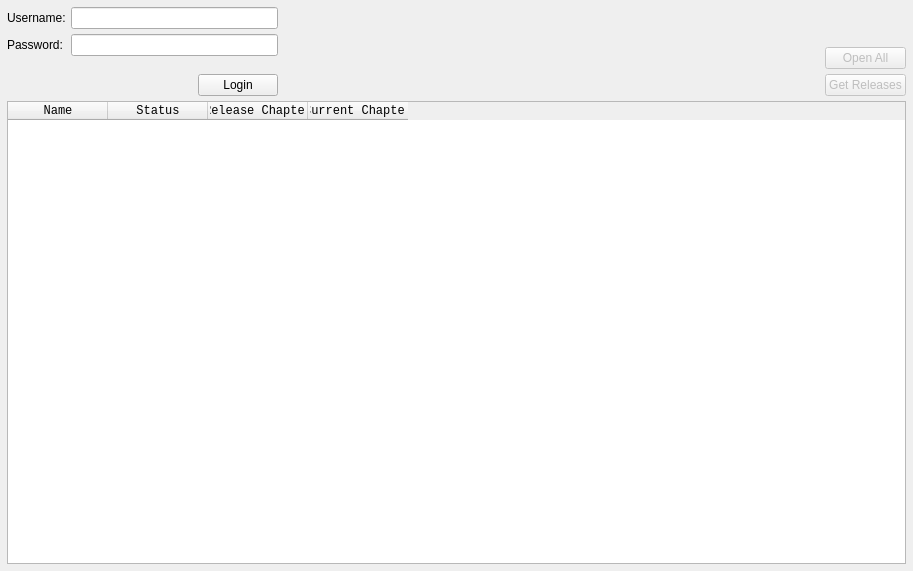
<?xml version="1.0" encoding="UTF-8"?>
<ui version="4.0">
 <class>MangaUpdatesPage</class>
 <widget class="QWidget" name="MangaUpdatesPage">
  <property name="geometry">
   <rect>
    <x>0</x>
    <y>0</y>
    <width>913</width>
    <height>571</height>
   </rect>
  </property>
  <property name="windowTitle">
   <string>Form</string>
  </property>
  <layout class="QVBoxLayout" name="verticalLayout_4" stretch="0,1">
   <property name="spacing">
    <number>5</number>
   </property>
   <property name="leftMargin">
    <number>7</number>
   </property>
   <property name="topMargin">
    <number>7</number>
   </property>
   <property name="rightMargin">
    <number>7</number>
   </property>
   <property name="bottomMargin">
    <number>7</number>
   </property>
   <item>
    <layout class="QHBoxLayout" name="horizontalLayout_3" stretch="1,2,0">
     <property name="spacing">
      <number>5</number>
     </property>
     <item>
      <widget class="QStackedWidget" name="stackedWidget">
       <property name="currentIndex">
        <number>0</number>
       </property>
       <widget class="QWidget" name="loginPage">
        <layout class="QVBoxLayout" name="verticalLayout" stretch="1,0">
         <property name="spacing">
          <number>5</number>
         </property>
         <property name="leftMargin">
          <number>0</number>
         </property>
         <property name="topMargin">
          <number>0</number>
         </property>
         <property name="rightMargin">
          <number>0</number>
         </property>
         <property name="bottomMargin">
          <number>0</number>
         </property>
         <item>
          <layout class="QFormLayout" name="formLayout">
           <property name="horizontalSpacing">
            <number>5</number>
           </property>
           <property name="verticalSpacing">
            <number>5</number>
           </property>
           <item row="0" column="0">
            <widget class="QLabel" name="label">
             <property name="text">
              <string>Username:</string>
             </property>
            </widget>
           </item>
           <item row="0" column="1">
            <widget class="QLineEdit" name="usernameLineEdit"/>
           </item>
           <item row="1" column="0">
            <widget class="QLabel" name="label_2">
             <property name="text">
              <string>Password:</string>
             </property>
            </widget>
           </item>
           <item row="1" column="1">
            <widget class="QLineEdit" name="passwordLineEdit">
             <property name="echoMode">
              <enum>QLineEdit::Password</enum>
             </property>
            </widget>
           </item>
          </layout>
         </item>
         <item>
          <layout class="QHBoxLayout" name="horizontalLayout">
           <property name="spacing">
            <number>0</number>
           </property>
           <item>
            <spacer name="horizontalSpacer">
             <property name="orientation">
              <enum>Qt::Horizontal</enum>
             </property>
             <property name="sizeHint" stdset="0">
              <size>
               <width>40</width>
               <height>20</height>
              </size>
             </property>
            </spacer>
           </item>
           <item>
            <widget class="QPushButton" name="loginButton">
             <property name="text">
              <string>Login</string>
             </property>
            </widget>
           </item>
          </layout>
         </item>
        </layout>
       </widget>
       <widget class="QWidget" name="accountPage">
        <layout class="QVBoxLayout" name="verticalLayout_2" stretch="1,0">
         <property name="spacing">
          <number>5</number>
         </property>
         <property name="leftMargin">
          <number>0</number>
         </property>
         <property name="topMargin">
          <number>0</number>
         </property>
         <property name="rightMargin">
          <number>0</number>
         </property>
         <property name="bottomMargin">
          <number>0</number>
         </property>
         <item>
          <layout class="QFormLayout" name="formLayout_3">
           <item row="0" column="0">
            <widget class="QLabel" name="label_3">
             <property name="text">
              <string>Username:</string>
             </property>
            </widget>
           </item>
           <item row="0" column="1">
            <widget class="QLabel" name="usernameLabel">
             <property name="sizePolicy">
              <sizepolicy hsizetype="Expanding" vsizetype="Preferred">
               <horstretch>0</horstretch>
               <verstretch>0</verstretch>
              </sizepolicy>
             </property>
             <property name="text">
              <string>USERNAME</string>
             </property>
            </widget>
           </item>
          </layout>
         </item>
         <item>
          <layout class="QHBoxLayout" name="horizontalLayout_2">
           <item>
            <spacer name="horizontalSpacer_2">
             <property name="orientation">
              <enum>Qt::Horizontal</enum>
             </property>
             <property name="sizeHint" stdset="0">
              <size>
               <width>40</width>
               <height>20</height>
              </size>
             </property>
            </spacer>
           </item>
           <item>
            <widget class="QPushButton" name="logoutButton">
             <property name="text">
              <string>Logout</string>
             </property>
            </widget>
           </item>
          </layout>
         </item>
        </layout>
       </widget>
      </widget>
     </item>
     <item>
      <spacer name="horizontalSpacer_3">
       <property name="orientation">
        <enum>Qt::Horizontal</enum>
       </property>
       <property name="sizeHint" stdset="0">
        <size>
         <width>40</width>
         <height>20</height>
        </size>
       </property>
      </spacer>
     </item>
     <item>
      <layout class="QVBoxLayout" name="verticalLayout_3">
       <item>
        <spacer name="verticalSpacer">
         <property name="orientation">
          <enum>Qt::Vertical</enum>
         </property>
         <property name="sizeHint" stdset="0">
          <size>
           <width>20</width>
           <height>40</height>
          </size>
         </property>
        </spacer>
       </item>
       <item>
        <widget class="QPushButton" name="openButton">
         <property name="enabled">
          <bool>false</bool>
         </property>
         <property name="text">
          <string>Open All</string>
         </property>
        </widget>
       </item>
       <item>
        <widget class="QPushButton" name="getButton">
         <property name="enabled">
          <bool>false</bool>
         </property>
         <property name="text">
          <string>Get Releases</string>
         </property>
        </widget>
       </item>
      </layout>
     </item>
    </layout>
   </item>
   <item>
    <widget class="QTableWidget" name="tableWidget">
     <property name="font">
      <font>
       <family>Consolas</family>
      </font>
     </property>
     <property name="editTriggers">
      <set>QAbstractItemView::NoEditTriggers</set>
     </property>
     <property name="alternatingRowColors">
      <bool>true</bool>
     </property>
     <property name="selectionMode">
      <enum>QAbstractItemView::MultiSelection</enum>
     </property>
     <property name="selectionBehavior">
      <enum>QAbstractItemView::SelectRows</enum>
     </property>
     <property name="showGrid">
      <bool>false</bool>
     </property>
     <attribute name="horizontalHeaderHighlightSections">
      <bool>false</bool>
     </attribute>
     <attribute name="verticalHeaderHighlightSections">
      <bool>false</bool>
     </attribute>
     <column>
      <property name="text">
       <string>Name</string>
      </property>
     </column>
     <column>
      <property name="text">
       <string>Status</string>
      </property>
     </column>
     <column>
      <property name="text">
       <string>Release Chapter</string>
      </property>
     </column>
     <column>
      <property name="text">
       <string>Current Chapter</string>
      </property>
     </column>
    </widget>
   </item>
  </layout>
 </widget>
 <resources/>
 <connections>
  <connection>
   <sender>usernameLineEdit</sender>
   <signal>returnPressed()</signal>
   <receiver>loginButton</receiver>
   <slot>click()</slot>
   <hints>
    <hint type="sourcelabel">
     <x>176</x>
     <y>22</y>
    </hint>
    <hint type="destinationlabel">
     <x>230</x>
     <y>91</y>
    </hint>
   </hints>
  </connection>
  <connection>
   <sender>passwordLineEdit</sender>
   <signal>returnPressed()</signal>
   <receiver>loginButton</receiver>
   <slot>click()</slot>
   <hints>
    <hint type="sourcelabel">
     <x>176</x>
     <y>55</y>
    </hint>
    <hint type="destinationlabel">
     <x>230</x>
     <y>91</y>
    </hint>
   </hints>
  </connection>
 </connections>
</ui>
